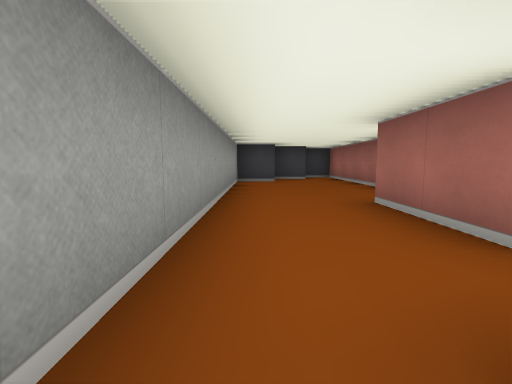
view 1 (above)

12 first-person views from a walk through a cub3D level. The camera is about half as high as the walls, tilts 6° down and sees 85° across. The floor is counted in squares. Each view is taken from the middle of a square. On the plan, view 1 faces up. The plan holds only what a view shows up to about 9 squares ahead; the rest is blank.

view 2
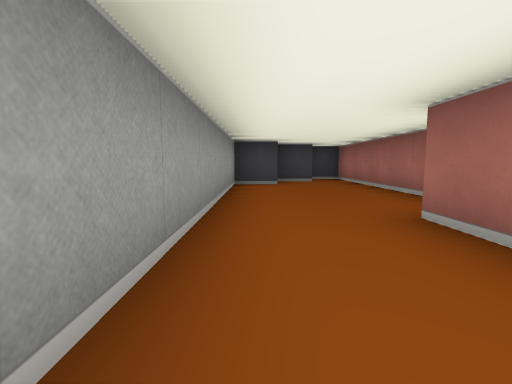

view 3
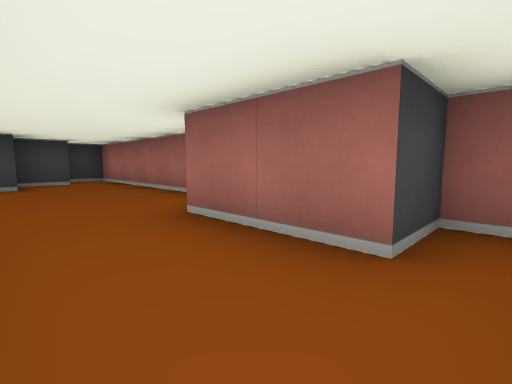

view 4
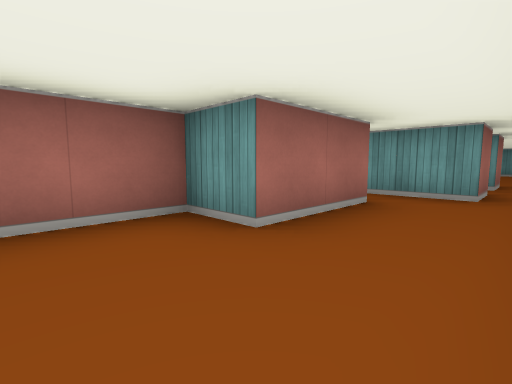

view 5
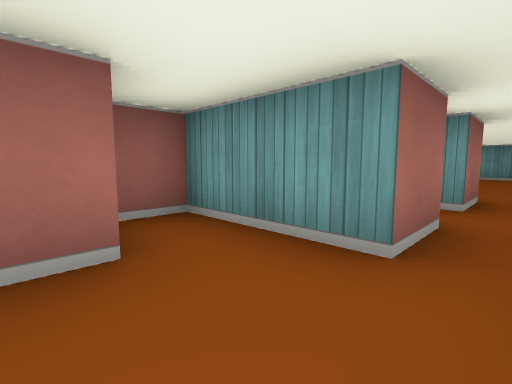

view 6
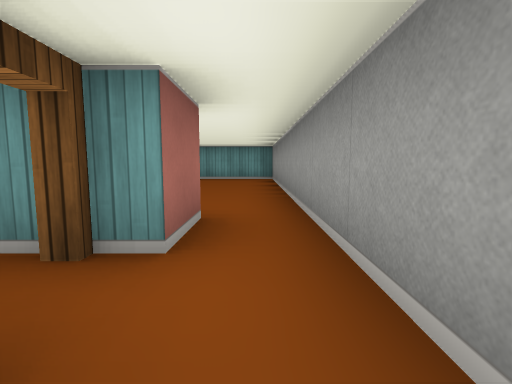

view 7
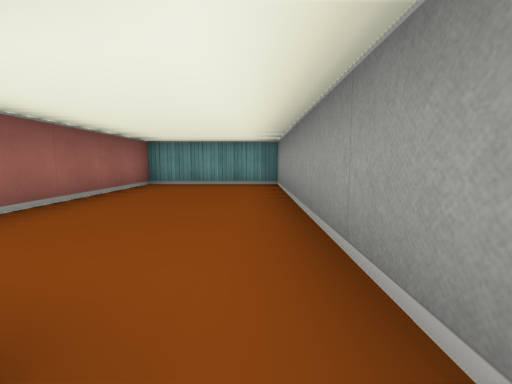

view 8
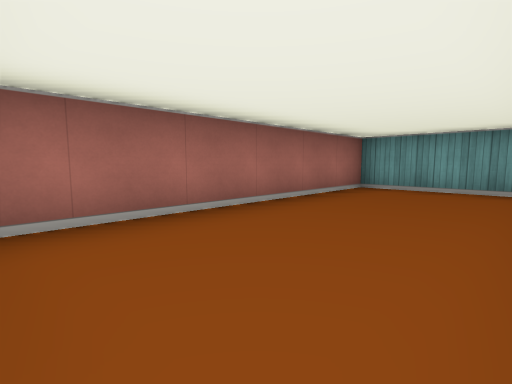

view 9
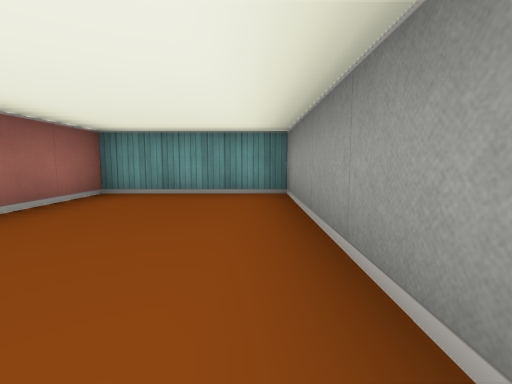

view 10
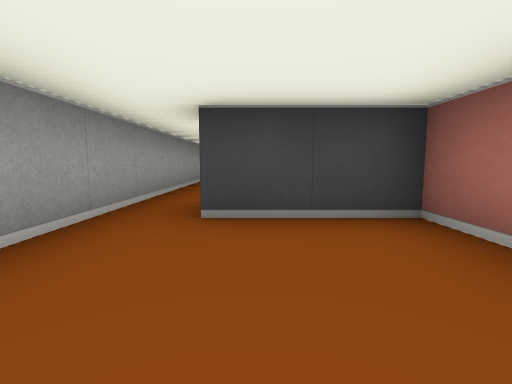

view 11
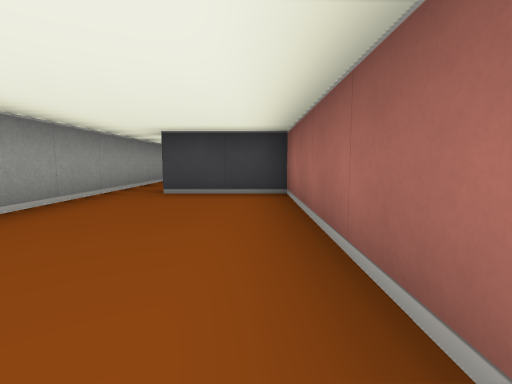

view 12
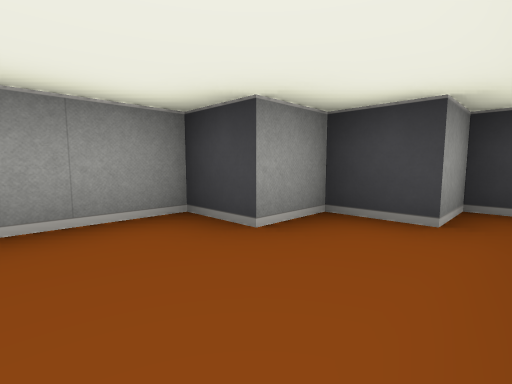

### Floor plan
Ten units are one square. View 1 is at (0, 0); x grows to the right and y downward. Boxes are objects, and circles mark ways between rooms. Rooms are numbered by the first view taken in them; rooms with no view inside come last. Other rooms are left out.
<svg viewBox="-10 -100 40 190">
<path fill="none" stroke="#000" d="M5 6 5 -5M-5 -5 -5 85 25 85 25 25 5 25 5 15M5 -5 25 -5 25 -15 15 -15 15 -35 25 -35 25 -95 15 -95 15 -85 5 -85 5 -75 -5 -75 -5 -5"/>
<circle cx="0" cy="0" r="3" fill="#2a7"/>
<text x="10" y="50">1</text>
<text x="10" y="-50">2</text>
</svg>
Room 1 opens to room 2.

Where each view was taken, in squares from view 1:
view 1: 0 up, 0 right, facing up
view 2: 1 up, 0 right, facing up
view 3: 1 up, 0 right, facing up-right
view 4: 5 up, 0 right, facing down-right
view 5: 2 up, 0 right, facing down-right
view 6: 0 up, 0 right, facing down
view 7: 2 down, 0 right, facing down
view 8: 3 down, 0 right, facing down-right
view 9: 4 down, 0 right, facing down
view 10: 5 down, 1 right, facing up
view 11: 7 down, 2 right, facing up
view 12: 6 up, 2 right, facing up-left
